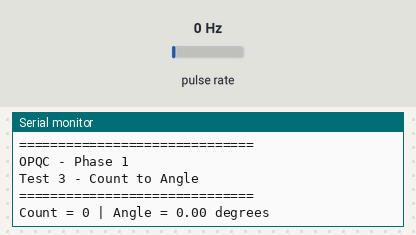
A sketch run on a simulated ESP32. On the bench: the last lines printed to the serial monitor. Wiring (inferred from the names in the program): pulse sensor: data GPIO 4. Inputs (shaded band) come from the test bench; at power-on: pulse rate 0 Hz.

Above: at 2.2 s.
2.3 s: pulse rate (sensor on GPIO 4) set to 4 Hz
At 2.66 s:
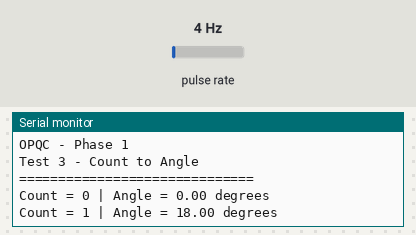
3.8 s: pulse rate (sensor on GPIO 4) set to 50 Hz
At 3.85 s:
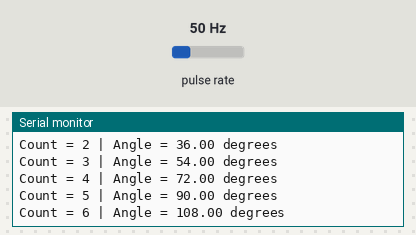

The sketch:

03_Angle.ino
```cpp
const int ENCODER_PIN = 4;

// Change this after measuring your disk
const int COUNTS_PER_REV = 20;

volatile long encoderCount = 0;

void IRAM_ATTR encoderPulse()
{
    encoderCount++;
}

void setup()
{
    Serial.begin(115200);
    delay(1000);

    pinMode(ENCODER_PIN, INPUT_PULLUP);

    attachInterrupt(
        digitalPinToInterrupt(ENCODER_PIN),
        encoderPulse,
        RISING
    );

    Serial.println("==============================");
    Serial.println("OPQC - Phase 1");
    Serial.println("Test 3 - Count to Angle");
    Serial.println("==============================");
}

void loop()
{
    static long lastCount = -1;

    if (encoderCount != lastCount)
    {
        float angle =
            (encoderCount * 360.0) / COUNTS_PER_REV;

        Serial.print("Count = ");
        Serial.print(encoderCount);

        Serial.print(" | Angle = ");
        Serial.print(angle);

        Serial.println(" degrees");

        lastCount = encoderCount;
    }
}
```

Measured:
- after the input at 2.3 s, the serial monitor: prints a new line after 0.18 s (image 1)
